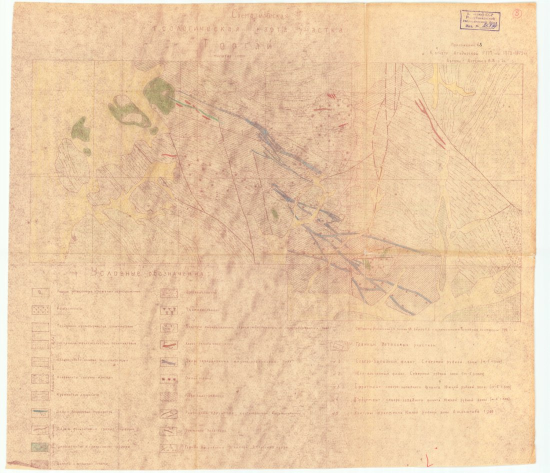
#> input picture examples/example_original.jpg, 1100 x 946 px (shown at 1/2 size)
$ python -i preprocess.py   (imports and definitions only)
#> lines starting #> are read from the running program, lines starting #| are printed output that depends on the picture
#> further down, picture is the input picture: shape (946, 1100, 3); mean B, G, R 167.6, 202.7, 234.3
"""
preprocess.py — stage 2: preparing the scan before feature extraction.

The maps are faded and noisy, so they must be "tidied up" before analysis.
On output we return TWO variants of the same map:
  - color : the color version (resized + enhanced contrast) — goes into HSV (stage 3),
  - gray  : the gray version (smoothed) — goes into Canny edge detection (stage 3).

Each step saves a debug frame, so the effect can be seen by eye.
"""

import cv2

from src import config, crop


# [47 lines left out: functions preprocess, _resize_max_side, not called in this run]


def _apply_clahe_color(image):
    """Enhance brightness contrast while keeping the colors (via the LAB space)."""
    lab = cv2.cvtColor(image, cv2.COLOR_BGR2LAB)
#> lab: shape (946, 1100, 3); mean of channels 0, 1, 2 212.8, 134.1, 149.8
    l, a, b = cv2.split(lab)
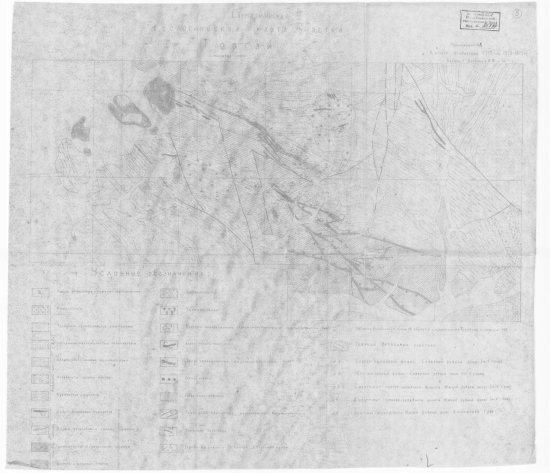
#> l: shape (946, 1100) (shown at 1/2 size); min 108, max 255, mean 212.8
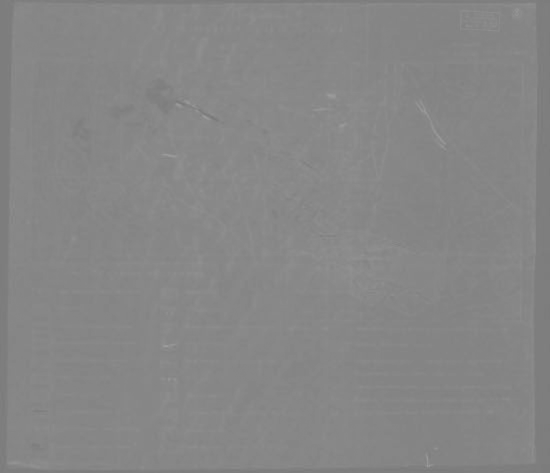
#> a: shape (946, 1100) (shown at 1/2 size); min 120, max 160, mean 134.1
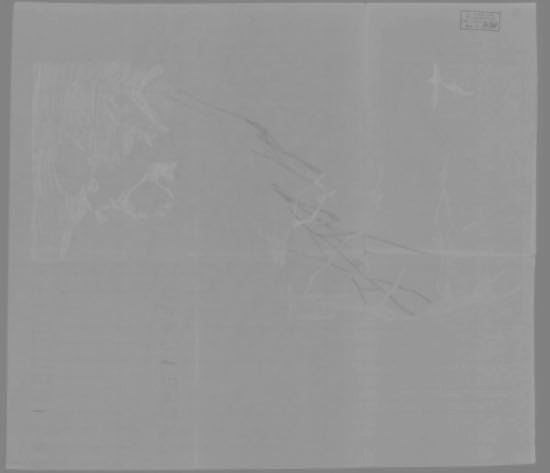
#> b: shape (946, 1100) (shown at 1/2 size); min 124, max 167, mean 149.8
    clahe = cv2.createCLAHE(
        clipLimit=config.CLAHE_CLIP_LIMIT,
        tileGridSize=config.CLAHE_TILE_GRID,
    )
    l = clahe.apply(l)
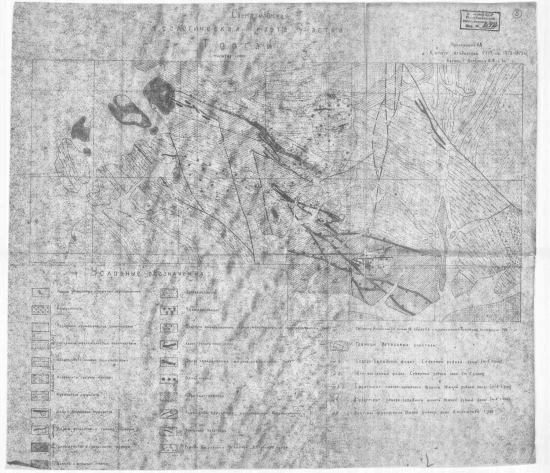
#> l: shape (946, 1100) (shown at 1/2 size); min 75, max 255, mean 193.1
    merged = cv2.merge((l, a, b))
#> merged: shape (946, 1100, 3); mean of channels 0, 1, 2 193.1, 134.1, 149.8
    return cv2.cvtColor(merged, cv2.COLOR_LAB2BGR)
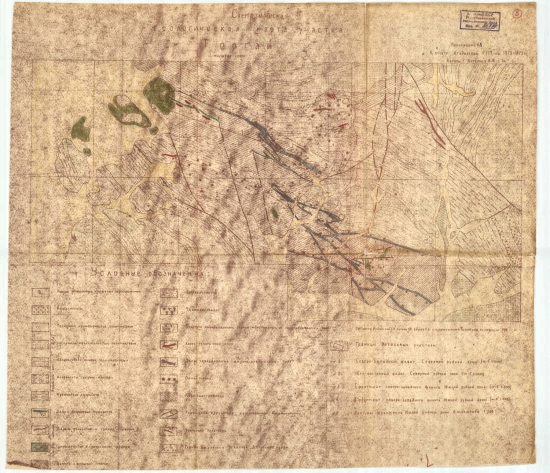
#> returned value: shape (946, 1100, 3) (shown at 1/2 size); mean B, G, R 147.4, 182, 212.5


# [6 lines left out: function _denoise_gray, not called in this run]

>>> import cv2
>>> picture = cv2.imread('../examples/example_original.jpg')
>>> result = _apply_clahe_color(picture)

$ run again, on examples/example_overlay.jpg
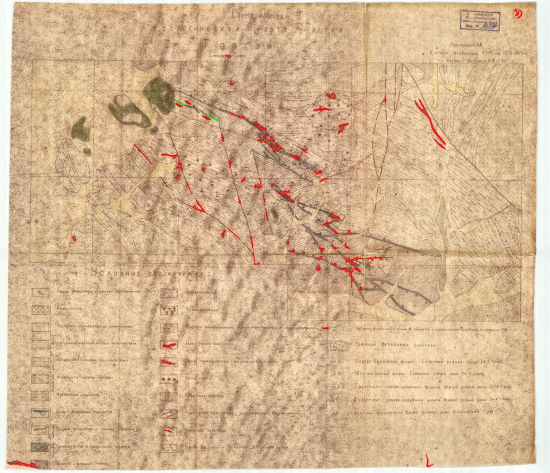
#> input picture examples/example_overlay.jpg, 1100 x 946 px (shown at 1/2 size)
#> picture is the input picture: shape (946, 1100, 3); mean B, G, R 146.5, 180.9, 212.4
#> lab: shape (946, 1100, 3); mean of channels 0, 1, 2 192.7, 134.5, 150
#> in _apply_clahe_color, `l = clahe.apply(l)`:
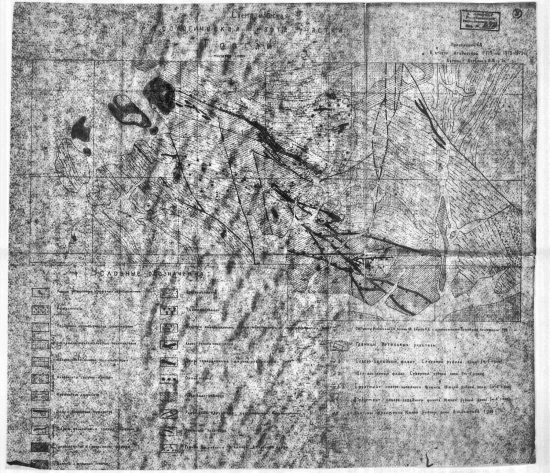
#> l: shape (946, 1100) (shown at 1/2 size); min 11, max 255, mean 161.7
#> merged: shape (946, 1100, 3); mean of channels 0, 1, 2 161.7, 134.5, 150
#> in _apply_clahe_color, `return cv2.cvtColor(merged, cv2.COLOR_LAB2BGR)`:
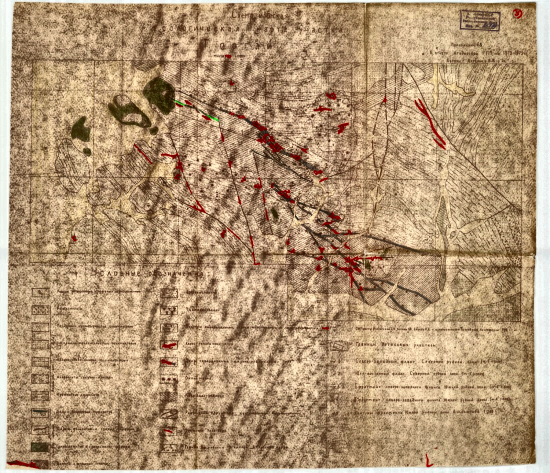
#> returned value: shape (946, 1100, 3) (shown at 1/2 size); mean B, G, R 116.9, 150, 178.9
